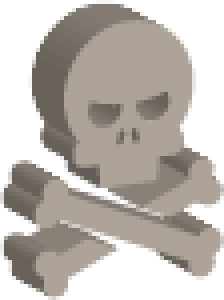
#> input picture test.png, 56 x 75 px (shown 4 times larger); its folder holds only this picture in this run
$ python -i handler2.py   (imports and definitions only)
#> lines starting #> are read from the running program, lines starting #| are printed output that depends on the picture
from PIL import Image
from PIL import ImageFilter
from pathlib import Path
from itertools import product
import random
import os


def _color_diff(color1, color2):
    """_color_diff 判断颜色差异

    根据欧拉距离判断颜色差异

    Arguments:
        color1 {tuple} -- 颜色值
        color2 {tuple} -- 颜色值

    Returns:
        float -- 颜色相似程度
    """

    if isinstance(color2, tuple):
        return sum([abs(color1[i] - color2[i]) for i in range(0, len(color2))])
    else:
        return abs(color1 - color2)

# [22 lines left out: function _listed, not called in this run]

def getBoundry(image,total=None,done=None,thresh=.1):
    """getBoundry 寻找边界

    这里基于油漆桶的实现方法查找到物体边界
    油漆桶的原理是对任意一个像素点不断扩散范围，
    直到找到像素差异很大的颜值，这个颜色值会标记为边界

    Arguments:
        image {Image} -- PIL 获取的图片对象

    Keyword Arguments:
        total {list} -- 总像素 (default: {None})
        done {list} -- 完成的像素 (default: {None})
        thresh {float} -- 相似阈值 (default: {.1})

    Returns:
        list -- 完成的像素
    """
    if not total:
        width, height = image.size
        total = set([(w,h) for w,h in product(range(width),range(height))])

    pixel = image.load()

    # NOTE 说明目标点为边界线
    handle = total - done
    print ("handle",len(handle))
    if not handle:
        return set()
    # NOTE 提取元素
    for x, y in handle:break
    background = pixel[x, y]
    edge = {(x, y)}

    full_edge = {(x, y)}
    while edge:
        new_edge = set()
        for (x, y) in edge:  # 4 adjacent method
            for (s, t) in ((x + 1, y), (x - 1, y), (x, y + 1), (x, y - 1)):
                if (s, t) in full_edge or s < 0 or t < 0:
                    continue  # if already processed, skip
                try:
                    p = pixel[s, t]
                except (ValueError, IndexError):
                    pass
                else:
                    full_edge.add((s, t))
                    fill = _color_diff(p, background) <= thresh

                    if fill:
                        # Note 颜色相符符合填充条件
                        # pixel[s, t] = value
                        new_edge.add((s, t))

        edge = new_edge

    # ! 填充颜色
    # for s,t in full_edge:
    #     pixel[s, t] = 255
    return full_edge

def getAllBoundry(image,total=None,done=None, thresh=.1):
    """getAllBoundry 通过while循环查询图片所有的 Boundry 边界

    Arguments:
        image {Image} -- PIL 获取的图片对象

    Keyword Arguments:
        total {list} -- 总像素 (default: {None})
        done {list} -- 完成的像素 (default: {None})
        thresh {float} -- 相似阈值 (default: {.1})

    Returns:
        list -- 每一个区域的像素集合
    """
    if not total:
        width, height = image.size
        total = set([(w,h) for w,h in product(range(width),range(height))])

    done = set()
    result = []
    while total != done:
        data = getBoundry(image,total,done,thresh)
        result.append(data)
        done.update(data)


    # ! 添加颜色看看是否全部运行了
    # pixel = image.load()
    # for s,t in done:
    #     pixel[s, t] = 255

    return result


def findCenterPoint(data):
    """findCenterPoint 更具给定的像素数据寻找中心点

    Arguments:
        data {set} -- 像素数据

    Returns:
        tuple -- 中心点 x,y
    """
    # ! 找到中心点
    x_total = y_total= 0
    count = len(data)
    for x,y in data:
        x_total += x
        y_total += y
    x = round(x_total/count)
    y = round(y_total/count)
    return x,y

def fillColor(image,data):
    """fillColor 颜色填充

    根据中心点的像素值，对区域范围进行颜色填充

    Arguments:
        image {Image} -- PIL 获取的图片对象
        data {set} -- 像素数据
    """
    pixel = image.load()
    _,height = image.size
    _,y = findCenterPoint(data)
    color = round(y/height * 255)
    for x,y in data:
        pixel[x,y] = color


def imgHandler(path):

#> called with path = 'test.png'
    img = Image.open(path)  # 打开图片
#> img is the input picture: PIL image 56x75 RGBA; mean R, G, B, A 185.4, 179.7, 173.2, 158

    r, g, b, a = img.split()  # 分离通道
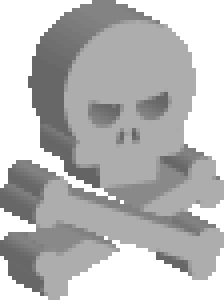
#> r: PIL image 56x75 L (shown 4 times larger); min 99, max 255, mean 185.4
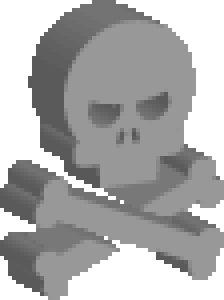
#> b: PIL image 56x75 L (shown 4 times larger); min 87, max 255, mean 173.2
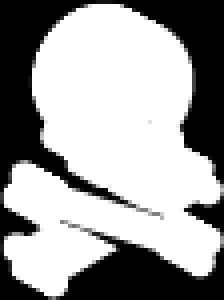
#> a: PIL image 56x75 L (shown 4 times larger); min 0, max 255, mean 158

    # ! ------------------------------------------------

    # NOTE R 通道进行高斯模糊 半径 3 像素
    r = r.filter(ImageFilter.GaussianBlur(radius=3))
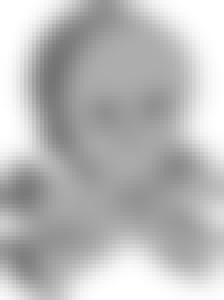
#> r: PIL image 56x75 L (shown 4 times larger); min 117, max 255, mean 185.9

    # ! ------------------------------------------------
    # NOTE G 通道计算边缘检测结果 使用阈值控制边缘 大于 0.5 取 1 否则取 0
    g = g.filter(ImageFilter.EDGE_ENHANCE).filter(ImageFilter.FIND_EDGES)
    width, height = g.size
#> width = 56; height = 75
    thersold = .5
    # NOTE 处理像素点
    for h in range(height):
        for w in range(width):
            if g.getpixel((w, h))/255 < thersold:
                g.putpixel((w, h), 0)
            else:
                g.putpixel((w, h), 255)
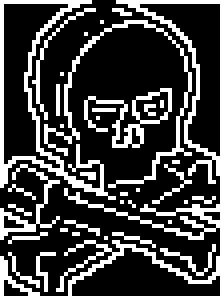
#> g: PIL image 56x75 L (shown 4 times larger); 26.8% white in thin lines or dots

    # ! ------------------------------------------------

    # center = (int(0.5 * width), int(0.5 * height))

    for data in getAllBoundry(g, thresh=0):
#> in getAllBoundry, `width, height = image.size`: width = 56; height = 75
#> in getAllBoundry, `total = set([(w,h) for w,h in product(range(width),range(height))])`: total = 4200 items
#> in getAllBoundry, `done = set()`: done = 0 items
#> in getBoundry, `handle = total - done`: handle = 4200 items
#| handle 4200
#> in getBoundry, `background = pixel[x, y]`: background = 255
#> in getBoundry, `edge = {(x, y)}`: edge = 1 item
#| handle 4135
#| handle 1201
#| handle 813
#| handle 625
#| handle 459
#| handle 73
#| handle 54
#| handle 11
#| handle 10
        fillColor(b,data)
#> this loop made 10 passes
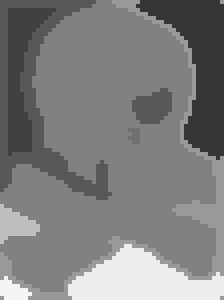
#> b: PIL image 56x75 L (shown 4 times larger); min 54, max 245, mean 126.4

    # ! ------------------------------------------------

    pic = Image.merge('RGBA',(r,g,b,a))        #合并三通道
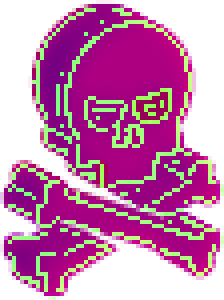
#> pic: PIL image 56x75 RGBA (shown 4 times larger); mean R, G, B, A 185.9, 68.2, 126.4, 158; transparent parts drawn white

    # ! ------------------------------------------------

    return r,g,b,pic

# [26 lines left out: function main, not called in this run]

    # [7 lines of commented-out code are left out]


# [2 lines not run here, left out]

>>> result = imgHandler('test.png')
